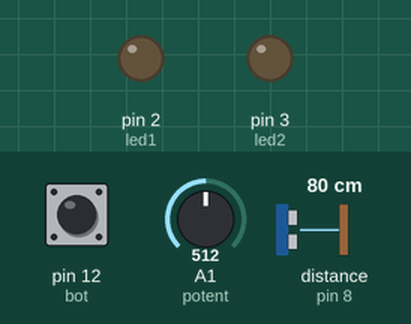
Bench run of a sketch on a simulated Arduino Uno, built with avr-gcc and run on an emulated ATmega328P. On the bench: output pins drawn as LEDs (lit = HIGH). Wiring (inferred from the names in the program): ultrasonic range finder: trigger pin 9; echo pin 8. Dashed ring = blinking. Inputs (shaded band) come from the test bench; at power-on: pin 12 (bot) LOW, distance to the obstacle (sensor on pin 8) 80 cm, A1 (potent) = 512. The echo pulse lasts 58.3 µs per cm; pins used as bus, display or sensor lines are not drawn.

Above: at 1.2 s.
1.3 s: pin 12 (bot) pulled HIGH for 1 s
At 1.55 s:
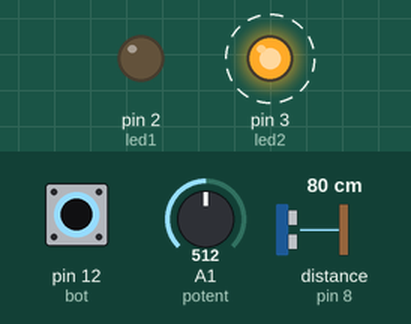
4.3 s: distance to the obstacle (sensor on pin 8) set to 7 cm
5.8 s: distance to the obstacle (sensor on pin 8) set to 4 cm
At 6.4 s:
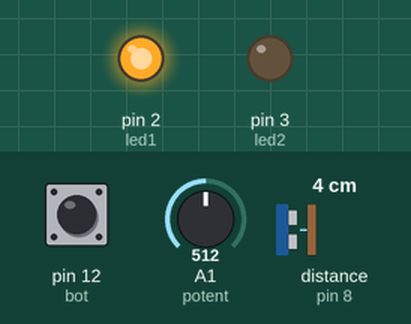
7.3 s: pin 12 (bot) pulled HIGH for 0.15 s
At 7.48 s:
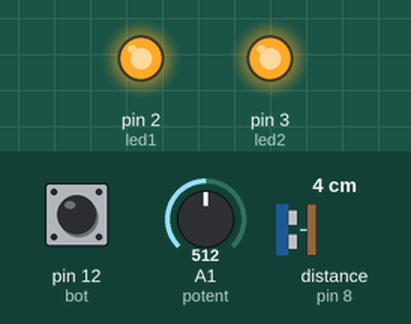
9.0 s: pin 12 (bot) pulled HIGH for 3.2 s
At 9.16 s:
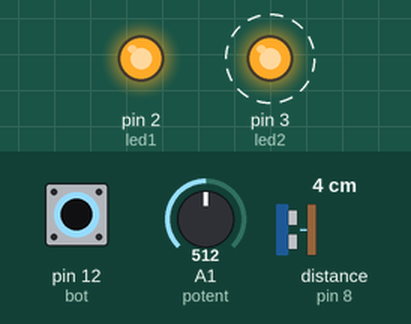
13.7 s: distance to the obstacle (sensor on pin 8) set to 9 cm
At 14.1 s:
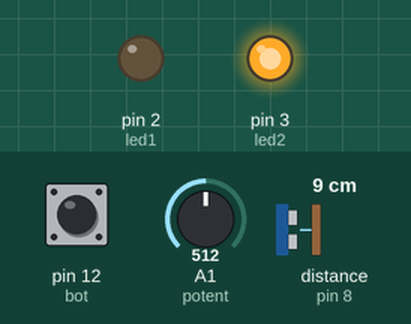
Timing chart, 0 to 16.3 s (numbered marks = the images above; inputs shaded):
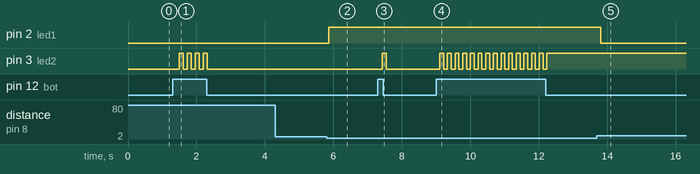

The sketch:

soundSensor.ino
```cpp
const int led1 = 2;
const int led2 = 3;
const int led3 = 4;
const int led4 = 5;

const int bot = 12;

const int trigger = 9;
const int echo = 8;

const int potent = A1;

int pot = 0;

int triggDistance = 0;

int isOpen = 0;

void setup() {
  // put your setup code here, to run once:
  pinMode (led1, OUTPUT);
  pinMode (led2, OUTPUT);
  pinMode (trigger, OUTPUT);
  pinMode (echo, INPUT);
  pinMode (bot, INPUT);

  digitalWrite (trigger, 0);


  Serial.begin(9600);

}

void loop() {
  long t;
  long d;

  int botState = digitalRead (bot);


  if (isOpen == 0){
    if (botState == 1){
      isOpen = 1;
    }
  }else{
    if (botState == 1){
      isOpen = 0;
    }
  }

  delay(100);

  if (isOpen == 1){
    digitalWrite (led2, 1);
  }else{
    digitalWrite (led2, 0);
  }

  pot = analogRead (potent);
  triggDistance = pot/100;

  digitalWrite (trigger, 1);
  delay(1);
  digitalWrite (trigger, 0);

  t = pulseIn (echo,1);
  d = t/60;

  if (d < triggDistance){
    digitalWrite(led1,1);
  }else{
    digitalWrite(led1,0);
  }

  delay (10);
}
```

Measured:
- the behaviour switches between 6 and 5 cm on distance to the obstacle (sensor on pin 8) (found by bisection; images 1 and 2)
- after the input at 1.3 s, pin 3 (led2): alternates HIGH for 0.12 s and LOW for 0.12 s, 8 changes in all, then stays LOW, starting after 0.20 s
- after the input at 4.3 s, every drawn part: stays the same
- after the input at 5.8 s, pin 2 (led1): LOW → HIGH after 0.06 s
- after the input at 7.3 s, pin 3 (led2): LOW → HIGH after 0.13 s, → LOW 0.11 s later
- after the input at 9.0 s, pin 3 (led2): alternates HIGH for 0.11 s and LOW for 0.11 s, 29 changes in all, then stays HIGH, starting after 0.11 s
- after the input at 13.7 s, pin 2 (led1): HIGH → LOW after 0.11 s
